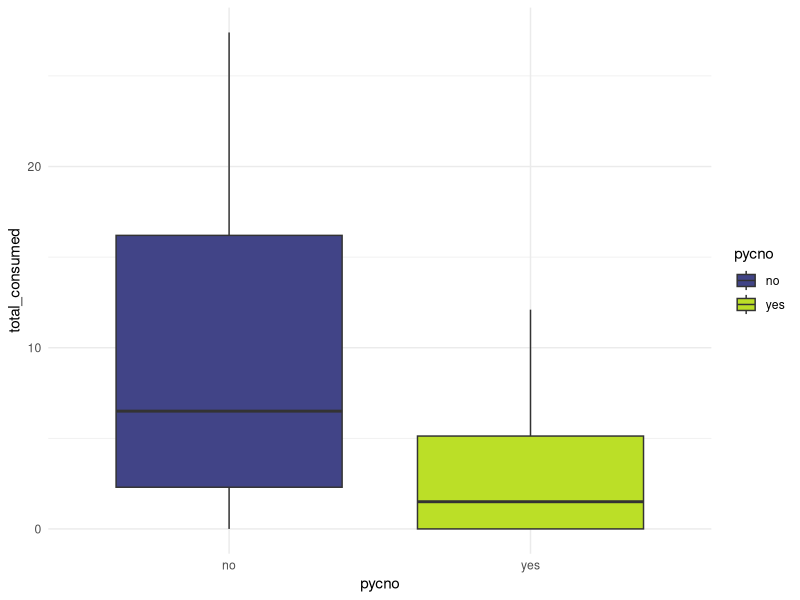
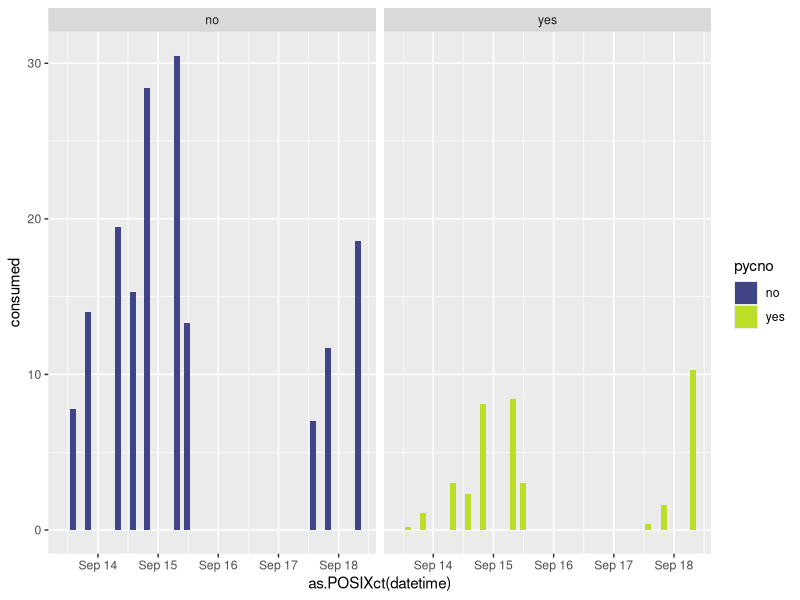
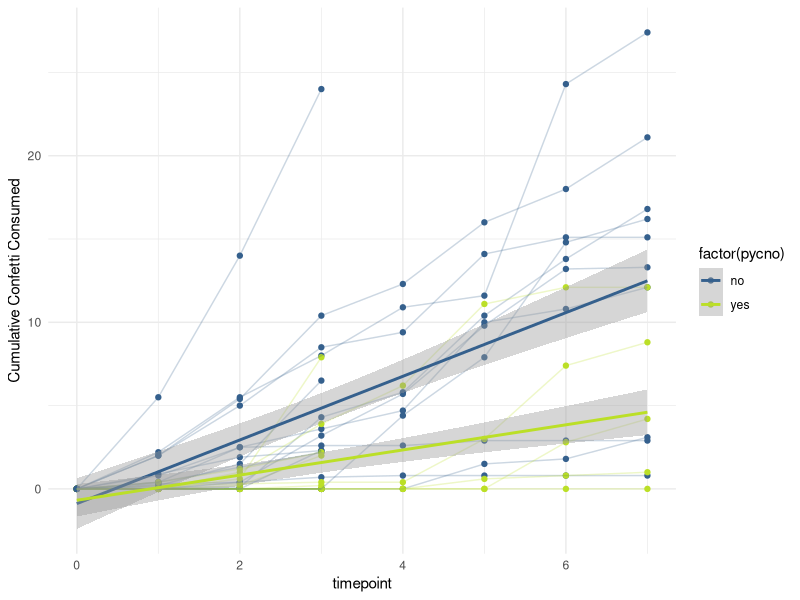
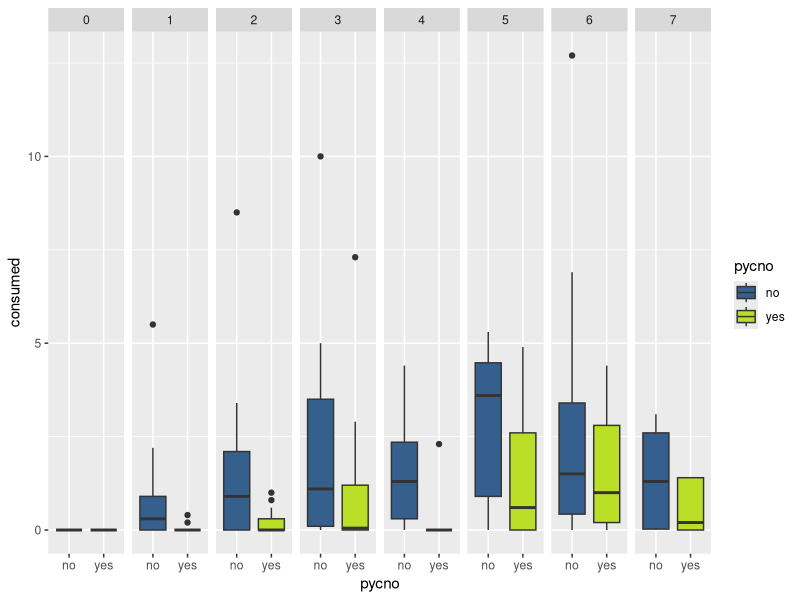

Reproduce these figures in R, in order.
#++++++++++++++++++++++++++++++++++++++++++++++++++++++++++++++++++++++++++++++++++
#                                                                                ##
# Urchin-Pycno fear feeding trials                                               ##
# Data are current as of 2020-09-15                                              ##
# Data source: Ross Whippo - UO/OIMB                                             ##
# R code prepared by Ross Whippo                                                 ##
# Last updated 2020-09-15                                                        ##
#                                                                                ##
#++++++++++++++++++++++++++++++++++++++++++++++++++++++++++++++++++++++++++++++++++

# SUMMARY:


# Required Files (check that script is loading latest version):
# urchin_fear_feeding_pycno-trial-1.csv

# Associated Scripts:
# NA

# TO DO 

# +++++++++++++++++++++++++++++++++++++++++++++++++++++++++++++++++++++++++++++++++
# TABLE OF CONTENTS                                                            ####
#                                                                                 +
# RECENT CHANGES TO SCRIPT                                                        +
# LOAD PACKAGES                                                                   +
# READ IN AND PREPARE DATA                                                        +
# MANIPULATE DATA                                                                 +
#                                                                                 +
#++++++++++++++++++++++++++++++++++++++++++++++++++++++++++++++++++++++++++++++++++

#++++++++++++++++++++++++++++++++++++++++++++++++++++++++++++++++++++++++++++++++++
# RECENT CHANGES TO SCRIPT                                                     ####
#++++++++++++++++++++++++++++++++++++++++++++++++++++++++++++++++++++++++++++++++++

# 2020-09-15 Script created

#++++++++++++++++++++++++++++++++++++++++++++++++++++++++++++++++++++++++++++++++++
# LOAD PACKAGES                                                                ####
#++++++++++++++++++++++++++++++++++++++++++++++++++++++++++++++++++++++++++++++++++

library(tidyverse)
library(viridis)

#++++++++++++++++++++++++++++++++++++++++++++++++++++++++++++++++++++++++++++++++++
# READ IN AND PREPARE DATA                                                     ####
#++++++++++++++++++++++++++++++++++++++++++++++++++++++++++++++++++++++++++++++++++

urchin_fear_pycno <- read_csv('Data/urchin_fear_feeding_pycno-trial-1.csv')

#++++++++++++++++++++++++++++++++++++++++++++++++++++++++++++++++++++++++++++++++++
# MANIPULATE DATA - VISUALIZATIONS                                             ####
#++++++++++++++++++++++++++++++++++++++++++++++++++++++++++++++++++++++++++++++++++

# mean confetti consumed across all urchins per treatment

# combine trial and bin to prevent combining urchins across trials
urchin_fear_pycno <- unite(urchin_fear_pycno, 'ID', trial, bin, sep = "_", remove = FALSE)

per_urchin_consumed_total <- urchin_fear_pycno %>%
  group_by(ID, pycno) %>%
  summarise(sum(consumed))

names(per_urchin_consumed_total)[names(per_urchin_consumed_total)=="sum(consumed)"] <- "total_consumed"


ggplot(per_urchin_consumed_total, aes(x = pycno, y = total_consumed, fill = pycno)) +
  geom_boxplot() +
  scale_fill_viridis(discrete = TRUE, begin = 0.2, end = 0.9) +
  theme_minimal()

# amount consumed per timepoint

urchin_timeseries <- urchin_fear_pycno %>%
  unite("datetime", date:time, sep = " ") 

urchin_timeseries$datetime <- as.POSIXlt(urchin_timeseries$datetime)

ggplot(urchin_timeseries, aes(x = as.POSIXct(datetime), y = consumed, fill = pycno)) +
  geom_col() +
  scale_fill_viridis(discrete = TRUE, begin = 0.2, end = 0.9) +
  facet_wrap(~pycno) 

# cumulative total consumed by time period (only works for one trial)

test <- urchin_timeseries %>%
  group_by(pycno, ID) %>%
  mutate(cc = cumsum(consumed))

ggplot(urchin_timeseries %>%
         group_by(pycno, ID) %>%
         mutate(cc = cumsum(consumed)),
       aes(x = timepoint, y = cc, color = factor(pycno))) + 
  scale_color_viridis(discrete = TRUE, begin = 0.3, end = 0.9) +
  geom_point() +
  geom_line(aes(group = ID), alpha = 0.25) +
  geom_smooth(method = "lm") +
  theme_minimal() +
  scale_y_continuous(name = "Cumulative Confetti Consumed")

# mean number of confetti consumed per time point per treatment

ggplot(urchin_timeseries, aes(x = pycno, y = consumed, fill = pycno)) +
  scale_fill_viridis(discrete = TRUE, begin = 0.3, end = 0.9) +
  geom_boxplot() +
  facet_grid(.~timepoint)
  theme_minimal() 



# total confetti eaten per treatment
urchin_fear_pycno %>%
  group_by(treatment) %>%
  summarise(sum(consumed))






############### SUBSECTION HERE

####
#<<<<<<<<<<<<<<<<<<<<<<<<<<END OF SCRIPT>>>>>>>>>>>>>>>>>>>>>>>>#

# SCRATCH PAD ####
